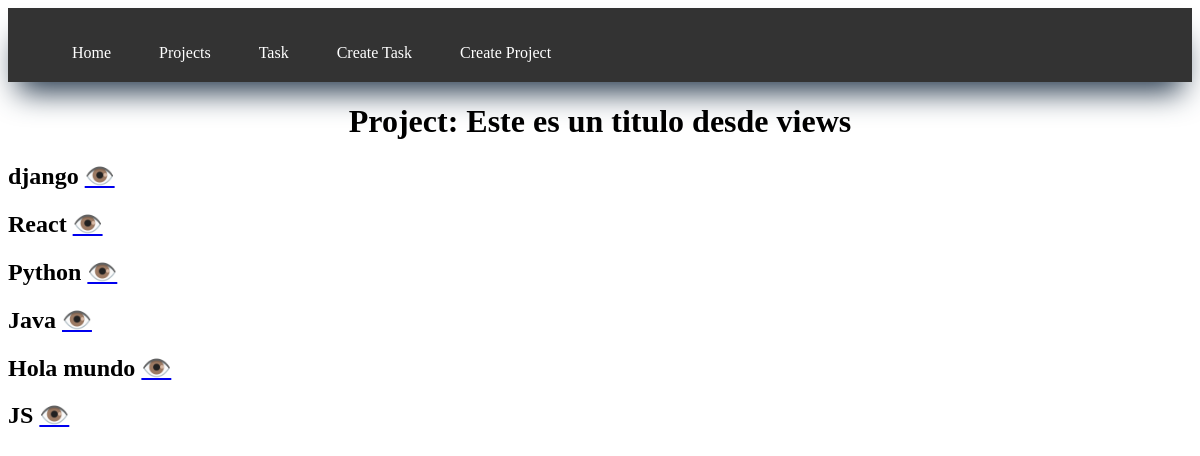
Before: /projects with the older database file.
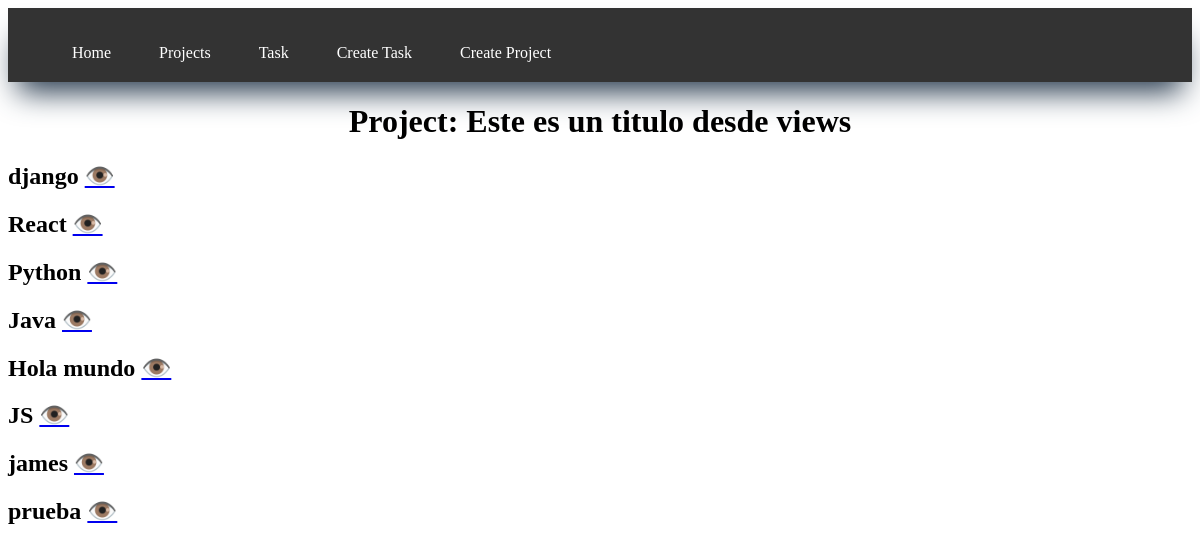
After: the same page with the newer database file.
### myapp/models.py (models this page shows, shortened)
class Project( models.Model ):
    name = models.CharField(max_length=50, help_text='Ingrese el nombre del projecto')

### myapp/views.py (the view)
# urls.py: path('projects', views.projects, name='projects'),
def projects( request ):
    projects = list(Project.objects.values())
    title = "Project: Este es un titulo desde views"
    return render(request, 'projects/projects.html', {
        'title':title,
        'projects':projects
    })

### myapp/templates/projects/projects.html
{% extends 'layouts/base.html' %}
{% block content %}
<h1>{{title}}</h1>
{% for project in projects %}
<article>
    <h2>{{ project.name }} <a href="tasks_project/{{ project.id }}">👁️</a></h2>
</article>
{% endfor %}
{% endblock %}

Changed rows visible on the page:
added Project: name "james"
added Project: name "prueba"
